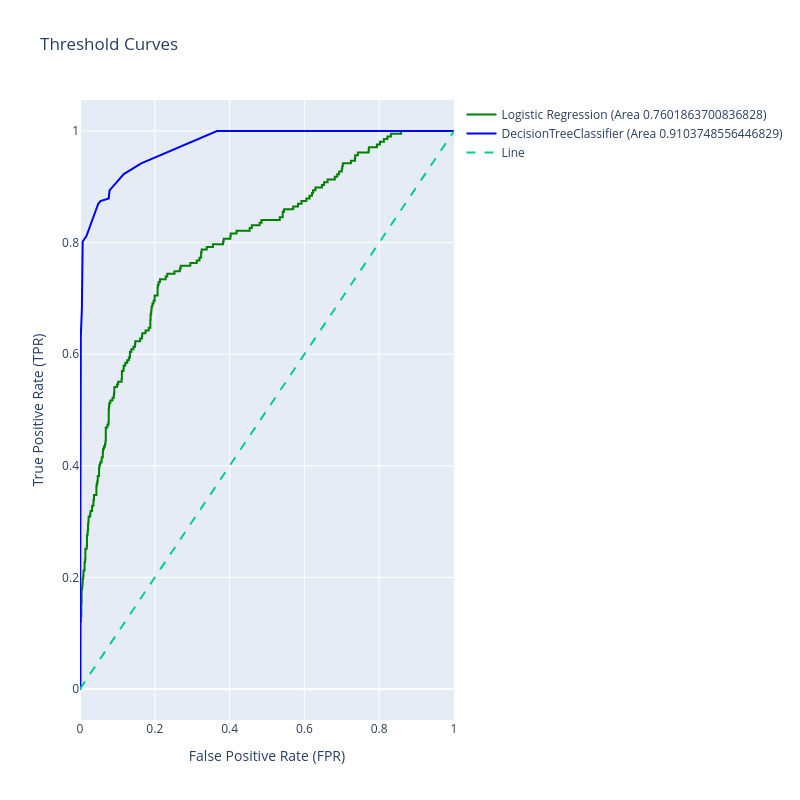

Notebook code for this chart:
### Code cell
trace0 = go.Scatter(
    x = fpr,
    y = tpr, 
    mode = 'lines',
    name = f'Logistic Regression (Area {auc0})',
    line = dict(color = 'green')
)

trace1 = go.Scatter(
    x = fpr1, 
    y = tpr1,
    mode = 'lines',
    name = f'DecisionTreeClassifier (Area {auc1})',
    line = dict(color = 'blue')
)

trace2 = go.Scatter(
    x = [0,1],
    y = [0,1],
    mode = 'lines',
    line = dict(dash = 'dash'),
    name = 'Line'

)

data = [trace0 , trace1 , trace2]

layout = go.Layout(
    xaxis = dict(title = 'False Positive Rate (FPR)'),
    yaxis  = dict(title = 'True Positive Rate (TPR)'),
    title = 'Threshold Curves',
    autosize = False,
    width =800,
    height = 800,
    showlegend = True
)

fig = go.Figure(data = data, layout = layout)
fig.show()

### Figure 1 — Plotly figure (JSON) as saved in the notebook; plotly's stock layout.template omitted (floating-point values rounded to 4 significant figures; data arrays with more than 128 entries replaced by an {"elided": "..."} marker saying what was removed)
{"data": [{"line": {"color": "green"}, "mode": "lines", "name": "Logistic Regression (Area 0.7601863700836828)", "type": "scatter", "x": {"elided": "270 float values"}, "y": {"elided": "270 float values"}}, {"line": {"color": "blue"}, "mode": "lines", "name": "DecisionTreeClassifier (Area 0.9103748556446829)", "type": "scatter", "x": [0.0, 0.001436, 0.002154, 0.005025, 0.007179, 0.01723, 0.04882, 0.05456, 0.07681, 0.07897, 0.1055, 0.117, 0.1637, 0.3661, 1.0], "y": [0.0, 0.5072, 0.6329, 0.6812, 0.8019, 0.8116, 0.8696, 0.8744, 0.8792, 0.8937, 0.913, 0.9227, 0.942, 1.0, 1.0]}, {"line": {"dash": "dash"}, "mode": "lines", "name": "Line", "type": "scatter", "x": [0, 1], "y": [0, 1]}], "layout": {"autosize": false, "height": 800, "showlegend": true, "title": {"text": "Threshold Curves"}, "width": 800, "xaxis": {"title": {"text": "False Positive Rate (FPR)"}}, "yaxis": {"title": {"text": "True Positive Rate (TPR)"}}}}
